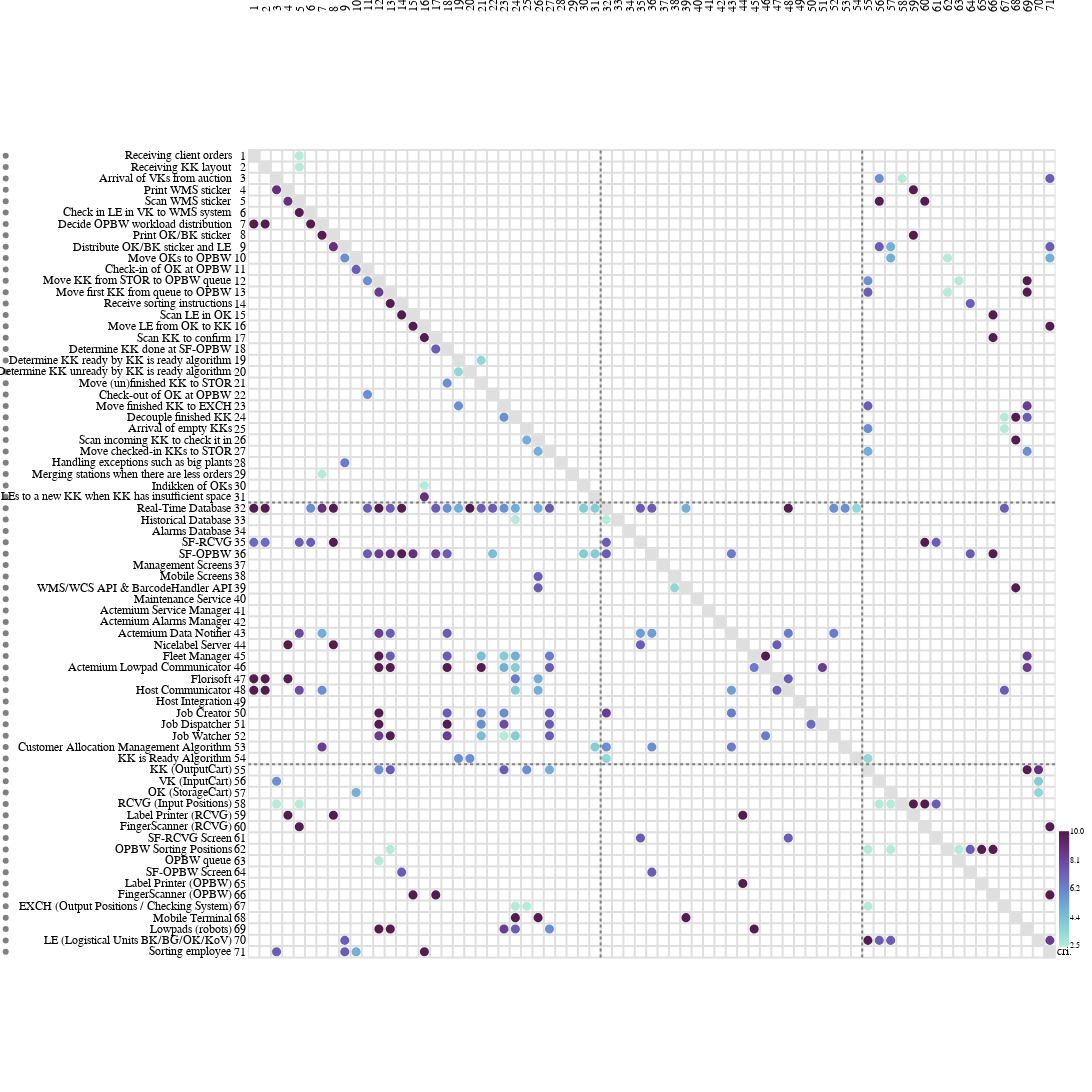

Notebook code cell kept with this figure:
### Markdown cell above
## MDM with Criticality (unclustered)

### Code cell
# Converting csv files into a graph object.
g = from_csv(
    nodes_path="nodes.csv",
    edges_path="edges.csv",
    csv_delimiter=";",
    iter_delimiter=",",  # Separates list elements within a cell.
    edge_weights=["criticality"]
)

hardware = [n for n in g.get_nodes_by_kind("hardware")]
software = [n for n in g.get_nodes_by_kind("software")]
process = [n for n in g.get_nodes_by_kind("process")]

dsm = ragraph.plot.mdm(
    leafs = process + software + hardware,
    edges = g.edges,
    style= ragraph.plot.Style(
        piemap=dict(
            display="weights",   
            mode= "relative",
            fields=["criticality"]
        ),
    )
)

# Clustering the graph.
roots = heuristics.markov_gamma(
    graph=g,
    alpha=2,    # Expansion parameter.
    beta=2.0,   # Inflation parameter.
    mu=2.0,     # Evaporation parameter.
    gamma=2.0,   # Bus detection parameter.
    inplace=True
)

dsm
